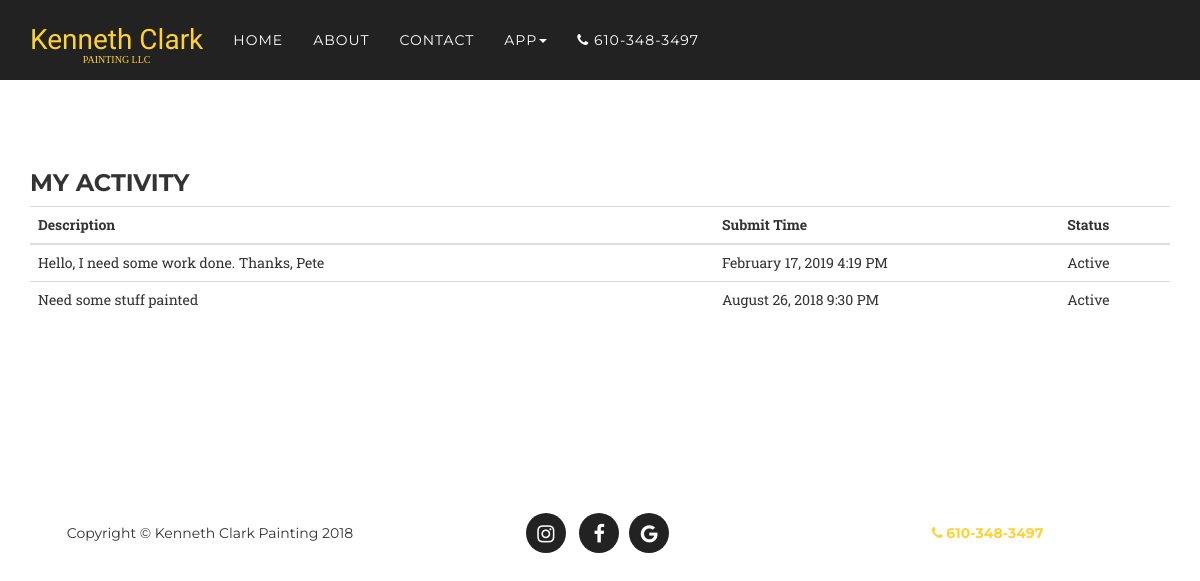
Page /activity (signed in) on the committed database.
### app/models.py (models this page shows, shortened)
class QuoteRequests(db.Model):
	__tablename__ = 'QuoteRequests'
	id = db.Column(db.Integer, primary_key=True)
	customer = db.Column(db.String(120), index=True, unique=False)
	email = db.Column(db.String(120), index=True, unique=False)
	submit_time = db.Column(db.DateTime)
	street = db.Column(db.String(120), unique=False)
	city = db.Column(db.String(120), unique=False)
	state = db.Column(db.String(120), unique=False)
	zip_code = db.Column(db.String(20), unique=False)
	phone = db.Column(db.String(20), unique=False)
	time_requested = db.Column(db.String(120), unique=False)
	description = db.Column(db.String(240), unique=False)
	status = db.Column(db.String(120), unique=False)
	paid = db.Column(db.Boolean)
	complete = db.Column(db.Boolean)
	misc = db.Column(db.String(200), unique=False)
	stripe_id = db.Column(db.String(120), unique=False)
	job = db.relationship('JobData', backref='data', lazy='dynamic')
	notes = db.relationship('JobNote', backref='data', lazy='dynamic')
	user_id = db.Column(db.Integer, db.ForeignKey('User.id'))
	custom_message = db.Column(db.Text, unique=False)
	custom_message_html = db.Column(db.Text)

### app/main/routes.py (the view)
@bp.route('/activity', methods=['GET'])
@login_required
def activity():
	q_requests = current_user.quote_request.order_by(QuoteRequests.id.desc()).all()
	return render_template('activity.html', quoteRequests=q_requests)

### app/models.py (called while the page is built)
@login.user_loader
def load_user(id):
	return User.query.get(int(id))

	def has_access(self, level):
		return self.role is not None and \
			self.role == level

### app/templates/activity.html
{% extends 'base.html' %}
{% block app_content %}
<section>
{% if quoteRequests|length > 0 %}
		<div class='container quote-table'>
			<h3>My Activity</h3>
			<table class="table table-hover table-responsive btn-table">
				<tr>
					<th>
						<b>Description</b>
					</th>
					<th>
						<b>Submit Time</b>
					</th>
					<th>
						Status
					</th>
				</tr>
				<tbody>
					{% for quote in quoteRequests %}
						{% include '_activity.html' %}
					{% endfor %}
				</tbody>
			</table>
		{% else %}
		<div class="container">
			<h3>No Activity</h3>
		</div>
		{% endif %}
	</div>
</section>
{% endblock %}

### app/templates/_activity.html
<tr>
	<td width='60%'>
		{{ quote.description }}
	</td>
	<td>{{ moment(quote.submit_time).format('LLL') }}</td>
	<td>{{ quote.status }}</td>
</tr>

### app/static/style.css (style rules this page uses)
body { overflow-x: hidden; font-family: "Roboto Slab", "Helvetica Neue", Helvetica, Arial, sans-serif; }
h1, h2, h3, h4, h5, h6 { font-family: "Montserrat", "Helvetica Neue", Helvetica, Arial, sans-serif; text-transform: uppercase; font-weight: 700; }
section { padding: 100px 0; }
@media (min-width: 768px) { section { padding: 150px 0; } }
body { webkit-tap-highlight-color: #fed136; }

### rows in the picture
QuoteRequests: description "Hello, I need some work done. Thanks, Pete", submit_time "February 17, 2019 4:19 PM", status "Active"
QuoteRequests: description "Need some stuff painted", submit_time "August 26, 2018 9:30 PM", status "Active"
